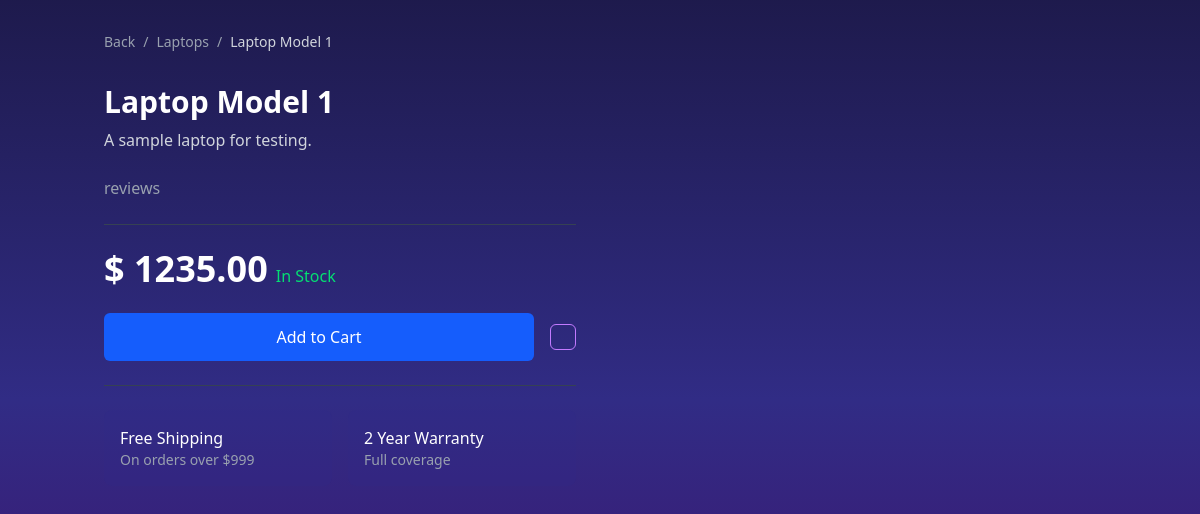
The app's page /products/Laptop Model 1/ with its own data.
### products/models.py (models this page shows, shortened)
class Product(models.Model):
    name = models.CharField(max_length=255)
    description = models.TextField()
    category = models.ForeignKey(Category, on_delete=models.CASCADE)
    product_type = models.ForeignKey(ProductType, on_delete=models.CASCADE)
    price = models.DecimalField(max_digits=10, decimal_places=2)
    original_price = models.DecimalField(max_digits=10, decimal_places=2, null=True, blank=True)
    specs = models.JSONField()
    rating = models.IntegerField(default=0)
    is_new = models.BooleanField(default=True)

class Category(models.Model):
    name = models.CharField(max_length=255)
    def __str__(self):
        return self.name

### products/views.py (the view)
# urls.py: path('<str:name>/', views.product_detail, name='product_detail'),
def product_detail(request, name: str):
    product = Product.objects.get(name=name)
    return render(request, 'frontend/product_detail2.html', {'product': product})

### frontend/templates/frontend/product_detail2.html (shortened to what this page needs)
{% extends 'base2.html' %}
{% load component_tags %}
{% block content %}
<main class="container mx-auto px-4 py-8">
    <div class="flex items-center space-x-2 text-sm text-gray-400 mb-8">
      <button onClick="window.history.back()" class="flex items-center hover:text-blue-300 transition-colors">
        Back
      </button>
      <span>/</span>
      <a href="/categories/{{product.category}}" class="hover:text-blue-300">
        {{product.category}}
      </a>
      <span>/</span>
      <span class="text-gray-300">{{product.name}}</span>
    </div>
    <div class="grid grid-cols-1 lg:grid-cols-2 gap-12 mb-12">
      <div class="space-y-6">
        <div>
          <h1 class="text-3xl font-bold text-white mb-2">
            {{product.name}}
          </h1>
          <p class="text-gray-300">{{product.description}}</p>
        </div>
        <div class="flex items-center space-x-4">
          <span class="text-gray-400">
            {{product.reviewCount}} reviews
          </span>
        </div>
        <div class="border-t border-b border-gray-700 py-6">
          <div class="flex items-baseline space-x-2">
            <span class="text-4xl font-bold text-white">
              $ {{product.price}}
            </span>
            <span class="text-green-400">
              In Stock {{product.stock}}
            </span>
          </div>
          <div class="flex items-center space-x-4 mt-6">
            <button class="flex-1 bg-blue-600 hover:bg-blue-700 text-white px-6 py-3 rounded-md font-medium transition-colors flex items-center justify-center">
              Add to Cart
            </button>
            <button class="p-3 border border-purple-400 hover:bg-purple-900/30 rounded-md transition-colors">
            </button>
          </div>
        </div>
        <div class="grid grid-cols-2 gap-4">
          <div class="flex items-center space-x-3 bg-indigo-900/20 p-4 rounded-lg">
            <div>
              <h4 class="font-medium text-white">Free Shipping</h4>
              <p class="text-sm text-gray-400">On orders over $999</p>
            </div>
          </div>
          <div class="flex items-center space-x-3 bg-indigo-900/20 p-4 rounded-lg">
            <div>
              <h4 class="font-medium text-white">2 Year Warranty</h4>
              <p class="text-sm text-gray-400">Full coverage</p>
            </div>
          </div>
        </div>
      </div>
    </div>
  </main>
{% endblock %}

### records on screen
Product: category "Laptops", name "Laptop Model 1", description "A sample laptop for testing.", price "1235.00"
